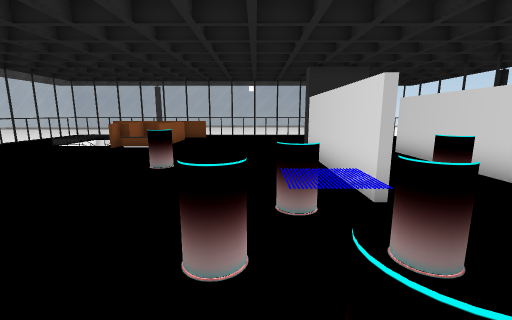
[1] (above)

16 first-person views from a walk through a Unity game level. The camera is 1.3 m above the floor, tilts 10° down and sees 90° across. The floor is counted in squares, 1 m on a side. Each view is taken from the middle of a square. On the plan, view 1 faces up. The plan holds only what a view shows up to about 13 squares ahead; the rest is blank. The place goes on beyond the plan. The player is left out. Some surface patterns are stand-ins.

[2]
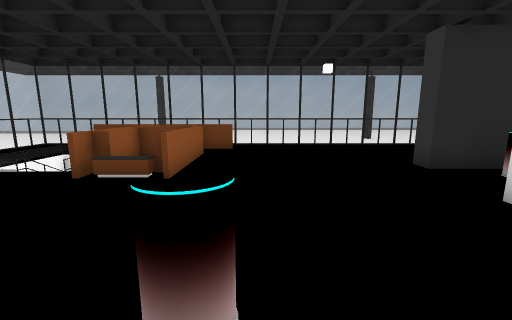

[3]
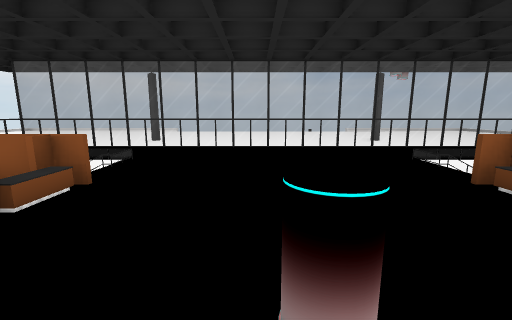

[4]
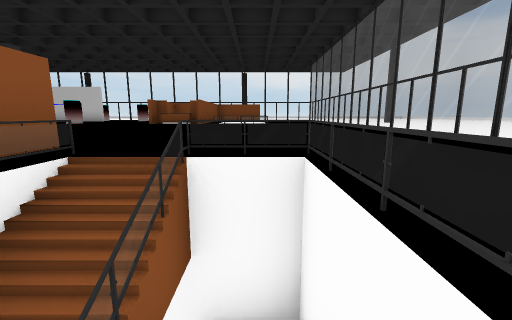

[5]
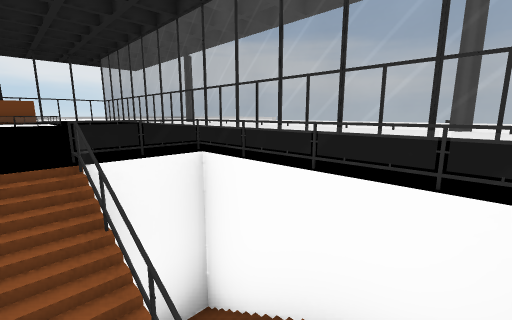

[6]
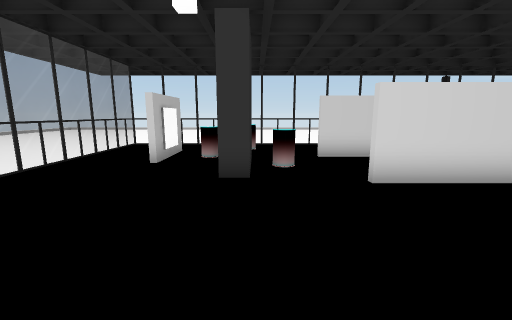

[7]
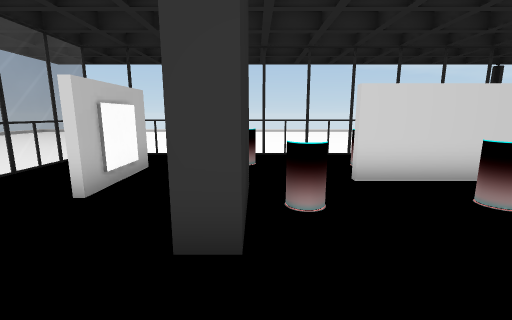

[8]
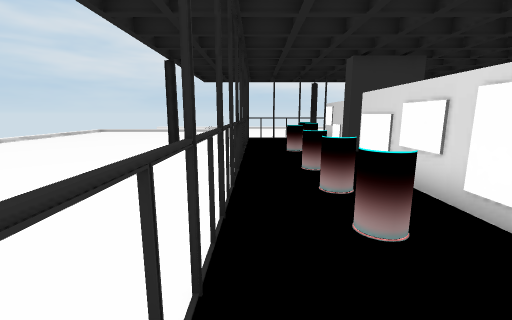

[9]
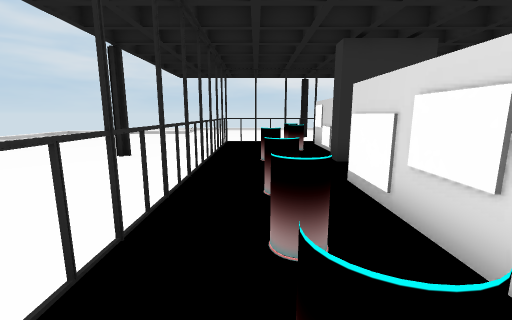

[10]
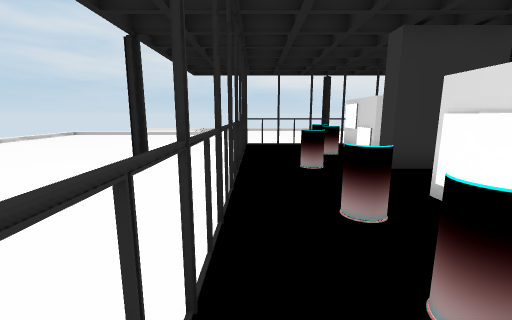

[11]
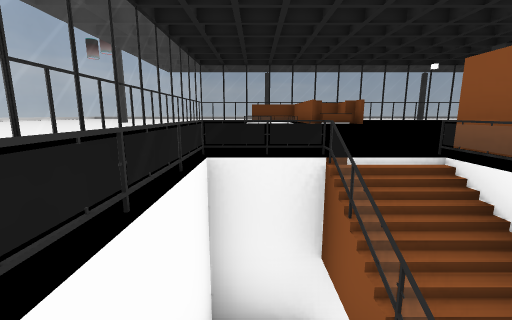

[12]
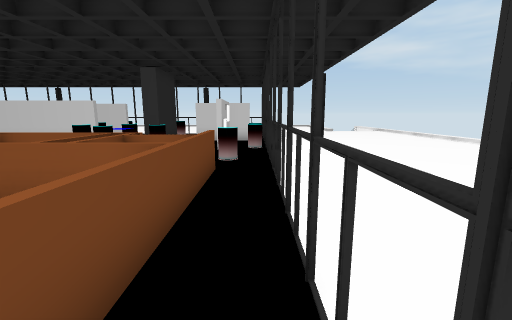

[13]
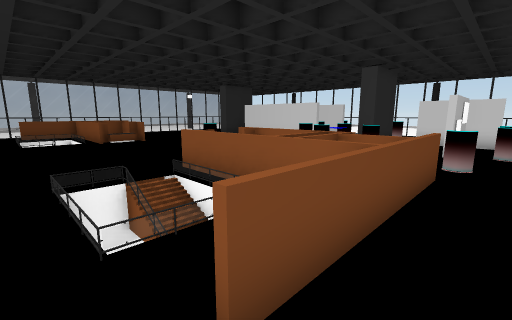

[14]
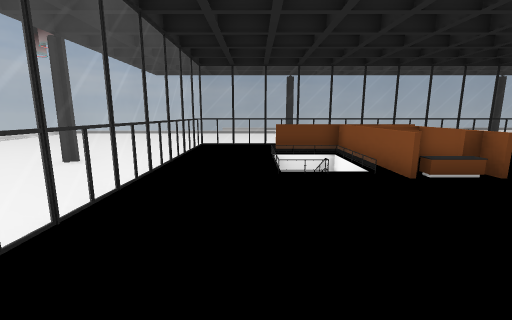

[15]
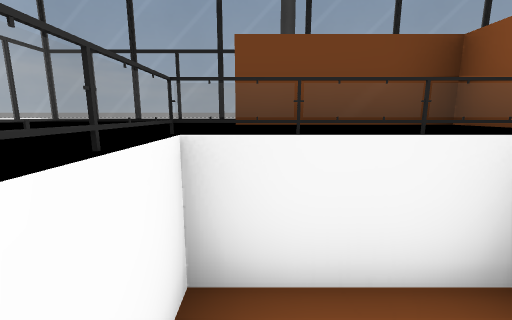

[16]
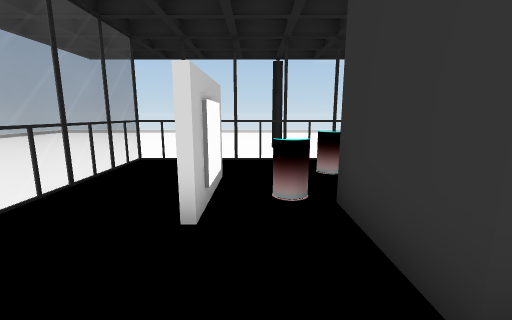

### Floor plan
Key: @ floor where view 1 was taken; # wall or solid block; . main floor; - floor 1 m lower than the main floor; / step, stairs or slope; = window, fence, low wall or low ledge; O other object.
Columns run from 14 left of view 1 to 11 right of it. Each row starts with its distance up from view 1.
 18  .....     ..............
 17  ..=#================#=..
 16  .=                    =.
 15  .# ..======            .
 14  .=.....= =       ###  =.
 13  .=...--===    .   O   =.
 12 #.=...//=#=      ##O   =.#
 11  .=...=/===.  .  ##  O.=.
 10  .=.....=.=.     OO   .=.
  9  .=.........       # ..=.
  8  .=..........   #  #OO.=.
  7  .=..........   # O##O.=.
  6  .=...... ..O.  #  # ..=.
  5  .=......   .   # O#OO.=.
  4  .=.......   .. #  # ..=.
  3  .=.....=.=  ..O.      =.
  2  .= ..=/===  OOOO #    =.
  1 #.= ..//=#=    O ###   =.#
  0  .=   --===   @   ##   =.
 -1  .=   ..===       #O   =.
 -2  .#   ======OO ####OO  =.
 -3   =  .....     O O#    =.
 -4      ==========    ====
 -5        ........     ...

Where each view was taken, in squares from view 1:
view 1: 0 up, 0 right, facing up
view 2: 5 up, 2 left, facing up
view 3: 6 up, 1 left, facing left
view 4: 13 up, 8 left, facing down
view 5: 13 up, 7 left, facing down-left
view 6: 11 up, 3 left, facing right
view 7: 11 up, 0 right, facing right
view 8: 11 up, 8 right, facing down
view 9: 9 up, 7 right, facing down
view 10: 8 up, 8 right, facing down
view 11: 0 up, 8 left, facing up
view 12: 3 down, 9 left, facing right
view 13: 3 down, 9 left, facing up-right
view 14: 5 up, 9 left, facing up
view 15: 12 up, 8 left, facing up
view 16: 13 up, 1 right, facing right
